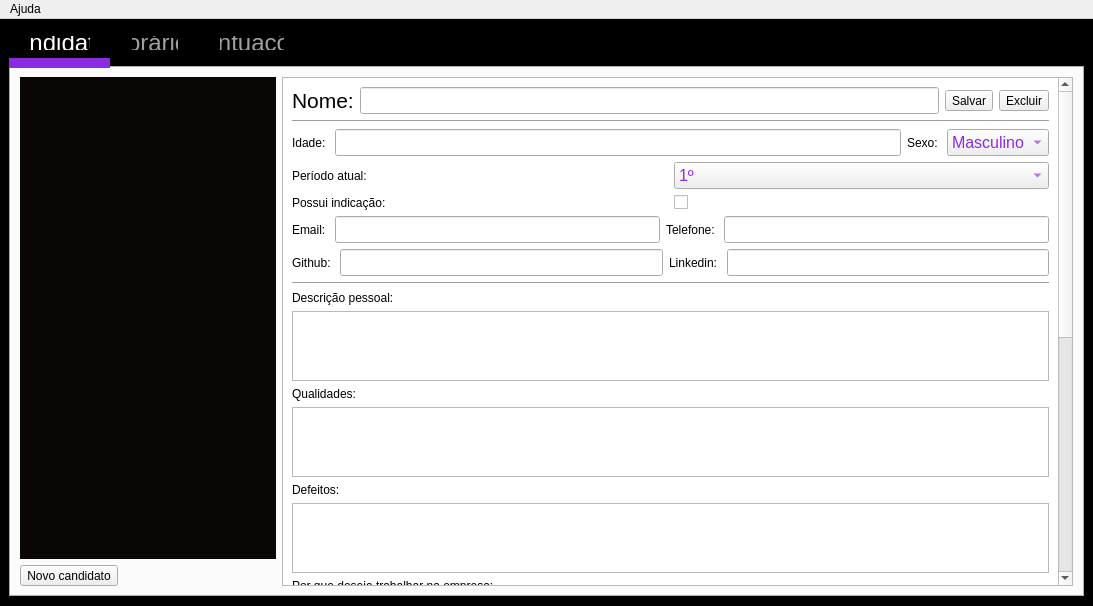
<?xml version="1.0" encoding="UTF-8"?>
<ui version="4.0">
 <class>MainWindow</class>
 <widget class="QMainWindow" name="MainWindow">
  <property name="geometry">
   <rect>
    <x>0</x>
    <y>0</y>
    <width>1093</width>
    <height>606</height>
   </rect>
  </property>
  <property name="windowTitle">
   <string>Electio</string>
  </property>
  <property name="windowIcon">
   <iconset>
    <normaloff>small_logo.png</normaloff>small_logo.png</iconset>
  </property>
  <property name="layoutDirection">
   <enum>Qt::LayoutDirection::LeftToRight</enum>
  </property>
  <property name="styleSheet">
   <string notr="true">QWidget#centralwidget {
	background-color: #000000;
}

QWidget#candidate_info{
	background-color: #FFFFFF;
}

QTabBar::tab {
    color: #A0A0A0;
	font-size: 24px;
    padding: 8px 20px;
    border-top-left-radius: 12px;
    border-top-right-radius: 12px;
    margin-right: 2px;
	background: transparent;
	border-bottom: 10px solid transparent;
}

QTabBar::tab:selected, QTabBar::tab:hover {
	background: #000000;
	border-bottom: 10px solid #8A2BE2;
	color: #FFFFFF;
	font-style: normal;
	font-weight: normal;
	outline: none;
}

QTabBar::tab:focus {
	outline: none;
}

QListWidget {
    background-color: #090603;
    color: #FFFFFF;
    font-size: 18px;
    padding: 5px;
}

QListWidget::item {
    padding: 10px;
    border-radius: 6px;
    background-color: transparent;
}

QListWidget::item:hover {
    background-color: #8A2BE2;
    color: #FFFFFF;
}

QListWidget::item:selected {
    background-color: #8A2BE2;
    color: #FFFFFF;
    outline: none;
}

QListWidget::item:selected:active {
    background-color: #8A2BE2;
    color: #FFFFFF;
}

QLineEdit, QPlainTextEdit, QCheckBox, QComboBox {
	color: #8A2BE2;
	font-size: 16px;
}</string>
  </property>
  <widget class="QWidget" name="centralwidget">
   <property name="layoutDirection">
    <enum>Qt::LayoutDirection::LeftToRight</enum>
   </property>
   <property name="autoFillBackground">
    <bool>false</bool>
   </property>
   <layout class="QHBoxLayout" name="horizontalLayout">
    <item>
     <widget class="QTabWidget" name="tabWidget">
      <property name="focusPolicy">
       <enum>Qt::FocusPolicy::NoFocus</enum>
      </property>
      <property name="currentIndex">
       <number>0</number>
      </property>
      <widget class="QWidget" name="candidates_tab">
       <property name="sizePolicy">
        <sizepolicy hsizetype="Preferred" vsizetype="Preferred">
         <horstretch>0</horstretch>
         <verstretch>0</verstretch>
        </sizepolicy>
       </property>
       <attribute name="title">
        <string>Candidatos</string>
       </attribute>
       <layout class="QHBoxLayout" name="horizontalLayout_2">
        <item>
         <layout class="QVBoxLayout" name="verticalLayout_2">
          <item>
           <widget class="QListWidget" name="candidates_list">
            <property name="sizePolicy">
             <sizepolicy hsizetype="Minimum" vsizetype="Expanding">
              <horstretch>0</horstretch>
              <verstretch>0</verstretch>
             </sizepolicy>
            </property>
            <property name="focusPolicy">
             <enum>Qt::FocusPolicy::NoFocus</enum>
            </property>
            <property name="currentRow">
             <number>-1</number>
            </property>
            <property name="sortingEnabled">
             <bool>true</bool>
            </property>
           </widget>
          </item>
          <item>
           <widget class="QToolButton" name="new_candidate_btn">
            <property name="text">
             <string>Novo candidato</string>
            </property>
            <property name="icon">
             <iconset theme="QIcon::ThemeIcon::DocumentNew"/>
            </property>
            <property name="toolButtonStyle">
             <enum>Qt::ToolButtonStyle::ToolButtonTextBesideIcon</enum>
            </property>
           </widget>
          </item>
         </layout>
        </item>
        <item>
         <layout class="QVBoxLayout" name="verticalLayout" stretch="0">
          <item>
           <widget class="QScrollArea" name="scrollArea_3">
            <property name="widgetResizable">
             <bool>true</bool>
            </property>
            <widget class="QWidget" name="candidate_info">
             <property name="geometry">
              <rect>
               <x>0</x>
               <y>0</y>
               <width>776</width>
               <height>1241</height>
              </rect>
             </property>
             <layout class="QVBoxLayout" name="verticalLayout_3">
              <item>
               <layout class="QHBoxLayout" name="horizontalLayout_7">
                <item>
                 <widget class="QLabel" name="label">
                  <property name="font">
                   <font>
                    <pointsize>16</pointsize>
                    <bold>false</bold>
                   </font>
                  </property>
                  <property name="text">
                   <string>Nome:</string>
                  </property>
                 </widget>
                </item>
                <item>
                 <widget class="QLineEdit" name="name_lineedit"/>
                </item>
                <item>
                 <widget class="QToolButton" name="save_btn">
                  <property name="enabled">
                   <bool>true</bool>
                  </property>
                  <property name="text">
                   <string>Salvar</string>
                  </property>
                  <property name="icon">
                   <iconset theme="QIcon::ThemeIcon::DocumentSave"/>
                  </property>
                  <property name="toolButtonStyle">
                   <enum>Qt::ToolButtonStyle::ToolButtonTextBesideIcon</enum>
                  </property>
                 </widget>
                </item>
                <item>
                 <widget class="QToolButton" name="delete_btn">
                  <property name="text">
                   <string>Excluir</string>
                  </property>
                  <property name="icon">
                   <iconset theme="QIcon::ThemeIcon::EditDelete"/>
                  </property>
                  <property name="toolButtonStyle">
                   <enum>Qt::ToolButtonStyle::ToolButtonTextBesideIcon</enum>
                  </property>
                 </widget>
                </item>
               </layout>
              </item>
              <item>
               <widget class="Line" name="line_3">
                <property name="orientation">
                 <enum>Qt::Orientation::Horizontal</enum>
                </property>
               </widget>
              </item>
              <item>
               <layout class="QHBoxLayout" name="horizontalLayout_4">
                <item>
                 <widget class="QLabel" name="label_5">
                  <property name="text">
                   <string>Idade: </string>
                  </property>
                 </widget>
                </item>
                <item>
                 <widget class="QLineEdit" name="age_lineedit"/>
                </item>
                <item>
                 <widget class="QLabel" name="label_4">
                  <property name="text">
                   <string>Sexo: </string>
                  </property>
                 </widget>
                </item>
                <item>
                 <widget class="QComboBox" name="sex_cmbbox">
                  <item>
                   <property name="text">
                    <string>Masculino</string>
                   </property>
                  </item>
                  <item>
                   <property name="text">
                    <string>Feminino</string>
                   </property>
                  </item>
                 </widget>
                </item>
               </layout>
              </item>
              <item>
               <layout class="QHBoxLayout" name="horizontalLayout_9">
                <item>
                 <widget class="QLabel" name="label_3">
                  <property name="text">
                   <string>Período atual:</string>
                  </property>
                 </widget>
                </item>
                <item>
                 <widget class="QComboBox" name="period_cmbbox">
                  <item>
                   <property name="text">
                    <string>1º</string>
                   </property>
                  </item>
                  <item>
                   <property name="text">
                    <string>2º</string>
                   </property>
                  </item>
                  <item>
                   <property name="text">
                    <string>3º</string>
                   </property>
                  </item>
                  <item>
                   <property name="text">
                    <string>4º</string>
                   </property>
                  </item>
                  <item>
                   <property name="text">
                    <string>5º</string>
                   </property>
                  </item>
                  <item>
                   <property name="text">
                    <string>6º</string>
                   </property>
                  </item>
                  <item>
                   <property name="text">
                    <string>7º</string>
                   </property>
                  </item>
                  <item>
                   <property name="text">
                    <string>8º</string>
                   </property>
                  </item>
                  <item>
                   <property name="text">
                    <string>9º</string>
                   </property>
                  </item>
                  <item>
                   <property name="text">
                    <string>10º</string>
                   </property>
                  </item>
                  <item>
                   <property name="text">
                    <string>11º</string>
                   </property>
                  </item>
                  <item>
                   <property name="text">
                    <string>12º</string>
                   </property>
                  </item>
                 </widget>
                </item>
               </layout>
              </item>
              <item>
               <layout class="QHBoxLayout" name="horizontalLayout_8">
                <item>
                 <widget class="QLabel" name="label_2">
                  <property name="text">
                   <string>Possui indicação: </string>
                  </property>
                 </widget>
                </item>
                <item>
                 <widget class="QCheckBox" name="indication_checkbox">
                  <property name="text">
                   <string/>
                  </property>
                 </widget>
                </item>
               </layout>
              </item>
              <item>
               <layout class="QHBoxLayout" name="horizontalLayout_5">
                <item>
                 <widget class="QLabel" name="label_6">
                  <property name="text">
                   <string>Email: </string>
                  </property>
                 </widget>
                </item>
                <item>
                 <widget class="QLineEdit" name="email_lineedit"/>
                </item>
                <item>
                 <widget class="QLabel" name="label_13">
                  <property name="text">
                   <string>Telefone: </string>
                  </property>
                 </widget>
                </item>
                <item>
                 <widget class="QLineEdit" name="phone_lineedit"/>
                </item>
               </layout>
              </item>
              <item>
               <layout class="QHBoxLayout" name="horizontalLayout_10">
                <item>
                 <widget class="QLabel" name="label_12">
                  <property name="text">
                   <string>Github: </string>
                  </property>
                 </widget>
                </item>
                <item>
                 <widget class="QLineEdit" name="github_lineedit"/>
                </item>
                <item>
                 <widget class="QLabel" name="label_14">
                  <property name="text">
                   <string>Linkedin: </string>
                  </property>
                 </widget>
                </item>
                <item>
                 <widget class="QLineEdit" name="linkedin_lineedit"/>
                </item>
               </layout>
              </item>
              <item>
               <widget class="Line" name="line">
                <property name="orientation">
                 <enum>Qt::Orientation::Horizontal</enum>
                </property>
               </widget>
              </item>
              <item>
               <widget class="QLabel" name="label_15">
                <property name="text">
                 <string>Descrição pessoal:</string>
                </property>
               </widget>
              </item>
              <item>
               <widget class="QPlainTextEdit" name="personal_desc_txtedit"/>
              </item>
              <item>
               <widget class="QLabel" name="label_16">
                <property name="text">
                 <string>Qualidades:</string>
                </property>
               </widget>
              </item>
              <item>
               <widget class="QPlainTextEdit" name="qualities_txtedit"/>
              </item>
              <item>
               <widget class="QLabel" name="label_17">
                <property name="text">
                 <string>Defeitos:</string>
                </property>
               </widget>
              </item>
              <item>
               <widget class="QPlainTextEdit" name="defects_txtedit"/>
              </item>
              <item>
               <widget class="QLabel" name="label_18">
                <property name="text">
                 <string>Por que deseja trabalhar na empresa:</string>
                </property>
               </widget>
              </item>
              <item>
               <widget class="QPlainTextEdit" name="why_work_txtedit"/>
              </item>
              <item>
               <widget class="Line" name="line_2">
                <property name="orientation">
                 <enum>Qt::Orientation::Horizontal</enum>
                </property>
               </widget>
              </item>
              <item>
               <layout class="QHBoxLayout" name="horizontalLayout_11">
                <item>
                 <widget class="QLabel" name="label_19">
                  <property name="text">
                   <string>Pontuação em front-end: </string>
                  </property>
                 </widget>
                </item>
                <item>
                 <widget class="QLineEdit" name="frontend_lineedit"/>
                </item>
               </layout>
              </item>
              <item>
               <layout class="QHBoxLayout" name="horizontalLayout_12">
                <item>
                 <widget class="QLabel" name="label_20">
                  <property name="text">
                   <string>Pontuação em back-end: </string>
                  </property>
                 </widget>
                </item>
                <item>
                 <widget class="QLineEdit" name="backend_lineedit"/>
                </item>
               </layout>
              </item>
              <item>
               <layout class="QHBoxLayout" name="horizontalLayout_13">
                <item>
                 <widget class="QLabel" name="label_21">
                  <property name="text">
                   <string>Pontuação em inglês:</string>
                  </property>
                 </widget>
                </item>
                <item>
                 <widget class="QLineEdit" name="english_lineedit"/>
                </item>
               </layout>
              </item>
              <item>
               <layout class="QHBoxLayout" name="horizontalLayout_14">
                <item>
                 <widget class="QLabel" name="label_22">
                  <property name="text">
                   <string>Pontuação em proatividade:</string>
                  </property>
                 </widget>
                </item>
                <item>
                 <widget class="QLineEdit" name="proactivity_lineedit"/>
                </item>
               </layout>
              </item>
              <item>
               <layout class="QHBoxLayout" name="horizontalLayout_15">
                <item>
                 <widget class="QLabel" name="label_23">
                  <property name="text">
                   <string>Pontuação em resiliência: </string>
                  </property>
                 </widget>
                </item>
                <item>
                 <widget class="QLineEdit" name="resilience_lineedit"/>
                </item>
               </layout>
              </item>
              <item>
               <layout class="QHBoxLayout" name="horizontalLayout_16">
                <item>
                 <widget class="QLabel" name="label_24">
                  <property name="text">
                   <string>Pontuação em habilidades comunicativas: </string>
                  </property>
                 </widget>
                </item>
                <item>
                 <widget class="QLineEdit" name="communication_lineedit"/>
                </item>
               </layout>
              </item>
              <item>
               <layout class="QHBoxLayout" name="horizontalLayout_17">
                <item>
                 <widget class="QLabel" name="label_25">
                  <property name="text">
                   <string>Pontuação em trabalho em equipe: </string>
                  </property>
                 </widget>
                </item>
                <item>
                 <widget class="QLineEdit" name="group_work_lineedit"/>
                </item>
               </layout>
              </item>
              <item>
               <widget class="Line" name="line_4">
                <property name="orientation">
                 <enum>Qt::Orientation::Horizontal</enum>
                </property>
               </widget>
              </item>
              <item>
               <widget class="QLabel" name="label_60">
                <property name="font">
                 <font>
                  <pointsize>14</pointsize>
                 </font>
                </property>
                <property name="text">
                 <string>Carga horária:</string>
                </property>
               </widget>
              </item>
              <item>
               <widget class="QListWidget" name="schedule_list"/>
              </item>
              <item>
               <widget class="QToolButton" name="add_schedule_btn">
                <property name="text">
                 <string>Adicionar horário</string>
                </property>
                <property name="icon">
                 <iconset theme="QIcon::ThemeIcon::DocumentNew"/>
                </property>
                <property name="toolButtonStyle">
                 <enum>Qt::ToolButtonStyle::ToolButtonTextBesideIcon</enum>
                </property>
               </widget>
              </item>
             </layout>
            </widget>
           </widget>
          </item>
         </layout>
        </item>
       </layout>
      </widget>
      <widget class="QWidget" name="schedule_tab">
       <attribute name="title">
        <string>Horários</string>
       </attribute>
       <layout class="QHBoxLayout" name="horizontalLayout_3">
        <item>
         <widget class="QScrollArea" name="insufficient_availabilities_label">
          <property name="widgetResizable">
           <bool>true</bool>
          </property>
          <widget class="QWidget" name="scrollAreaWidgetContents">
           <property name="geometry">
            <rect>
             <x>0</x>
             <y>0</y>
             <width>1042</width>
             <height>779</height>
            </rect>
           </property>
           <layout class="QVBoxLayout" name="verticalLayout_4">
            <item>
             <widget class="QLabel" name="label_7">
              <property name="font">
               <font>
                <family>Noto Sans</family>
                <pointsize>16</pointsize>
                <bold>false</bold>
               </font>
              </property>
              <property name="text">
               <string>Horários disponíveis:</string>
              </property>
             </widget>
            </item>
            <item>
             <layout class="QGridLayout" name="schedules_grid">
              <item row="19" column="0">
               <widget class="QLabel" name="label_51">
                <property name="text">
                 <string>17h - 18h</string>
                </property>
               </widget>
              </item>
              <item row="20" column="0">
               <widget class="QLabel" name="label_52">
                <property name="text">
                 <string>18h - 19h</string>
                </property>
               </widget>
              </item>
              <item row="14" column="0">
               <widget class="QLabel" name="label_46">
                <property name="text">
                 <string>12h - 13h</string>
                </property>
               </widget>
              </item>
              <item row="1" column="5">
               <widget class="QLabel" name="label_33">
                <property name="text">
                 <string>Quinta-feira</string>
                </property>
               </widget>
              </item>
              <item row="9" column="0">
               <widget class="QLabel" name="label_41">
                <property name="text">
                 <string>07h - 08h</string>
                </property>
               </widget>
              </item>
              <item row="1" column="6">
               <widget class="QLabel" name="label_34">
                <property name="text">
                 <string>Sexta-feira</string>
                </property>
               </widget>
              </item>
              <item row="15" column="0">
               <widget class="QLabel" name="label_48">
                <property name="text">
                 <string>13h - 14h</string>
                </property>
               </widget>
              </item>
              <item row="16" column="0">
               <widget class="QLabel" name="label_47">
                <property name="text">
                 <string>14h - 15h</string>
                </property>
               </widget>
              </item>
              <item row="24" column="0">
               <widget class="QLabel" name="label_56">
                <property name="text">
                 <string>22h - 23h</string>
                </property>
               </widget>
              </item>
              <item row="10" column="0">
               <widget class="QLabel" name="label_42">
                <property name="text">
                 <string>08h - 09h</string>
                </property>
               </widget>
              </item>
              <item row="1" column="2">
               <widget class="QLabel" name="label_30">
                <property name="text">
                 <string>Segunda-feira</string>
                </property>
               </widget>
              </item>
              <item row="13" column="0">
               <widget class="QLabel" name="label_45">
                <property name="text">
                 <string>11h - 12h</string>
                </property>
               </widget>
              </item>
              <item row="12" column="0">
               <widget class="QLabel" name="label_44">
                <property name="text">
                 <string>10h - 11h</string>
                </property>
               </widget>
              </item>
              <item row="1" column="7">
               <widget class="QLabel" name="label_35">
                <property name="text">
                 <string>Sábado</string>
                </property>
               </widget>
              </item>
              <item row="11" column="0">
               <widget class="QLabel" name="label_43">
                <property name="text">
                 <string>09h - 10h</string>
                </property>
               </widget>
              </item>
              <item row="22" column="0">
               <widget class="QLabel" name="label_54">
                <property name="text">
                 <string>20h - 21h</string>
                </property>
               </widget>
              </item>
              <item row="6" column="0">
               <widget class="QLabel" name="label_38">
                <property name="text">
                 <string>04h - 05h</string>
                </property>
               </widget>
              </item>
              <item row="1" column="0">
               <widget class="QLabel" name="label_26">
                <property name="text">
                 <string/>
                </property>
               </widget>
              </item>
              <item row="1" column="1">
               <widget class="QLabel" name="label_28">
                <property name="text">
                 <string>Domingo</string>
                </property>
               </widget>
              </item>
              <item row="3" column="0">
               <widget class="QLabel" name="label_36">
                <property name="text">
                 <string>01h - 02h</string>
                </property>
               </widget>
              </item>
              <item row="2" column="0">
               <widget class="QLabel" name="label_27">
                <property name="text">
                 <string>00h - 01h</string>
                </property>
               </widget>
              </item>
              <item row="21" column="0">
               <widget class="QLabel" name="label_53">
                <property name="text">
                 <string>19h - 20h</string>
                </property>
               </widget>
              </item>
              <item row="1" column="4">
               <widget class="QLabel" name="label_32">
                <property name="text">
                 <string>Quarta-feira</string>
                </property>
               </widget>
              </item>
              <item row="8" column="0">
               <widget class="QLabel" name="label_40">
                <property name="text">
                 <string>06h - 07h</string>
                </property>
               </widget>
              </item>
              <item row="25" column="0">
               <widget class="QLabel" name="label_57">
                <property name="text">
                 <string>23h - 00h</string>
                </property>
               </widget>
              </item>
              <item row="17" column="0">
               <widget class="QLabel" name="label_49">
                <property name="text">
                 <string>15h - 16h</string>
                </property>
               </widget>
              </item>
              <item row="4" column="0">
               <widget class="QLabel" name="label_29">
                <property name="text">
                 <string>02h - 03h</string>
                </property>
               </widget>
              </item>
              <item row="1" column="3">
               <widget class="QLabel" name="label_31">
                <property name="text">
                 <string>Terça-feira</string>
                </property>
               </widget>
              </item>
              <item row="18" column="0">
               <widget class="QLabel" name="label_50">
                <property name="text">
                 <string>16h - 17h</string>
                </property>
               </widget>
              </item>
              <item row="5" column="0">
               <widget class="QLabel" name="label_37">
                <property name="text">
                 <string>03h - 04h</string>
                </property>
               </widget>
              </item>
              <item row="7" column="0">
               <widget class="QLabel" name="label_39">
                <property name="text">
                 <string>05h - 06h</string>
                </property>
               </widget>
              </item>
              <item row="23" column="0">
               <widget class="QLabel" name="label_55">
                <property name="text">
                 <string>21h - 22h</string>
                </property>
               </widget>
              </item>
             </layout>
            </item>
            <item>
             <widget class="Line" name="line_5">
              <property name="orientation">
               <enum>Qt::Orientation::Horizontal</enum>
              </property>
             </widget>
            </item>
            <item>
             <widget class="QLabel" name="label_9">
              <property name="font">
               <font>
                <pointsize>16</pointsize>
               </font>
              </property>
              <property name="text">
               <string>Candidatos com maior disponibilidade:</string>
              </property>
             </widget>
            </item>
            <item>
             <widget class="QLabel" name="greatest_availabilities_label">
              <property name="text">
               <string>Não há candidatos com carga horária registrada até o momento.</string>
              </property>
             </widget>
            </item>
            <item>
             <widget class="Line" name="line_6">
              <property name="orientation">
               <enum>Qt::Orientation::Horizontal</enum>
              </property>
             </widget>
            </item>
            <item>
             <widget class="QLabel" name="label_10">
              <property name="font">
               <font>
                <pointsize>16</pointsize>
               </font>
              </property>
              <property name="text">
               <string>Candidatos com carga horária insuficiente:</string>
              </property>
             </widget>
            </item>
            <item>
             <widget class="QLabel" name="label_59">
              <property name="text">
               <string>Não há candidatos com carga horária insuficiente registrados até o momento.</string>
              </property>
             </widget>
            </item>
           </layout>
          </widget>
         </widget>
        </item>
       </layout>
      </widget>
      <widget class="QWidget" name="points_tab">
       <attribute name="title">
        <string>Pontuações</string>
       </attribute>
       <layout class="QHBoxLayout" name="horizontalLayout_6" stretch="0">
        <item>
         <widget class="QScrollArea" name="scrollArea_2">
          <property name="widgetResizable">
           <bool>true</bool>
          </property>
          <widget class="QWidget" name="scrollAreaWidgetContents_2">
           <property name="geometry">
            <rect>
             <x>0</x>
             <y>0</y>
             <width>1063</width>
             <height>488</height>
            </rect>
           </property>
           <layout class="QVBoxLayout" name="verticalLayout_5">
            <item>
             <widget class="QLabel" name="label_11">
              <property name="sizePolicy">
               <sizepolicy hsizetype="Maximum" vsizetype="Maximum">
                <horstretch>0</horstretch>
                <verstretch>0</verstretch>
               </sizepolicy>
              </property>
              <property name="font">
               <font>
                <pointsize>16</pointsize>
               </font>
              </property>
              <property name="text">
               <string>Candidatos com maiores pontuações:</string>
              </property>
             </widget>
            </item>
            <item>
             <widget class="QLabel" name="scores_label">
              <property name="sizePolicy">
               <sizepolicy hsizetype="Maximum" vsizetype="Preferred">
                <horstretch>0</horstretch>
                <verstretch>0</verstretch>
               </sizepolicy>
              </property>
              <property name="font">
               <font>
                <bold>false</bold>
                <kerning>true</kerning>
               </font>
              </property>
              <property name="autoFillBackground">
               <bool>false</bool>
              </property>
              <property name="text">
               <string>Não há candidatos com pontuações registradas até o momento.</string>
              </property>
              <property name="alignment">
               <set>Qt::AlignmentFlag::AlignLeading|Qt::AlignmentFlag::AlignLeft|Qt::AlignmentFlag::AlignTop</set>
              </property>
             </widget>
            </item>
           </layout>
          </widget>
         </widget>
        </item>
       </layout>
      </widget>
     </widget>
    </item>
   </layout>
  </widget>
  <widget class="QMenuBar" name="menubar">
   <property name="geometry">
    <rect>
     <x>0</x>
     <y>0</y>
     <width>1093</width>
     <height>30</height>
    </rect>
   </property>
   <widget class="QMenu" name="menuAjuda">
    <property name="title">
     <string>Ajuda</string>
    </property>
    <addaction name="action_about"/>
    <addaction name="action_exit"/>
   </widget>
   <addaction name="menuAjuda"/>
  </widget>
  <action name="action_about">
   <property name="text">
    <string>Sobre o Electio</string>
   </property>
  </action>
  <action name="action_exit">
   <property name="text">
    <string>Fechar</string>
   </property>
  </action>
 </widget>
 <resources/>
 <connections/>
</ui>
